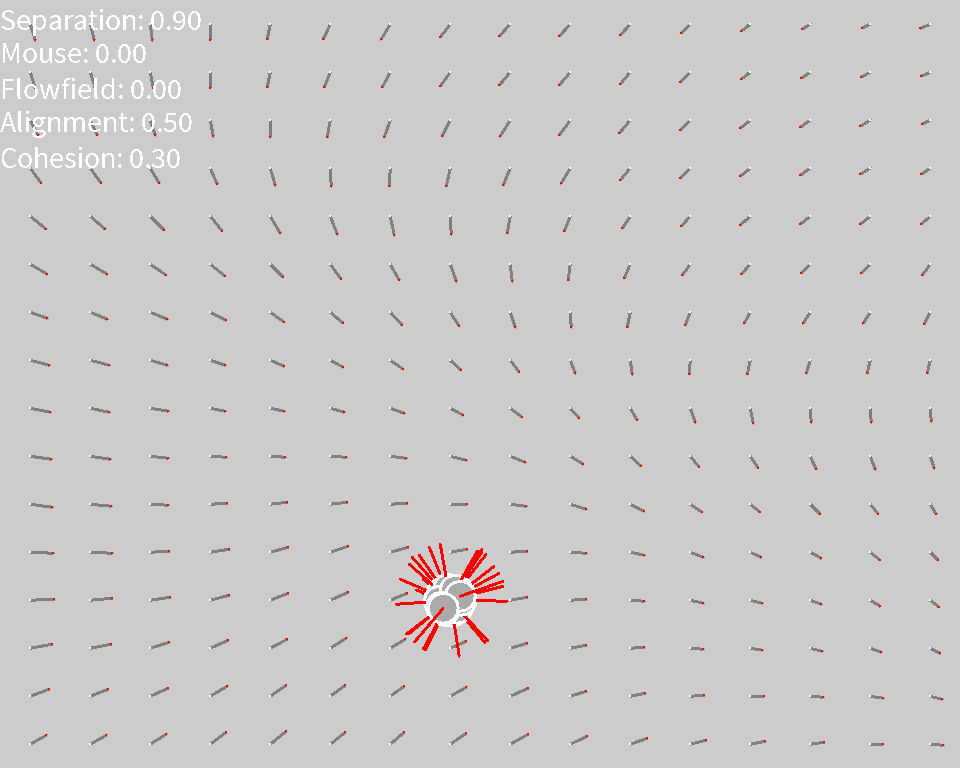
Frame 1 (no input)
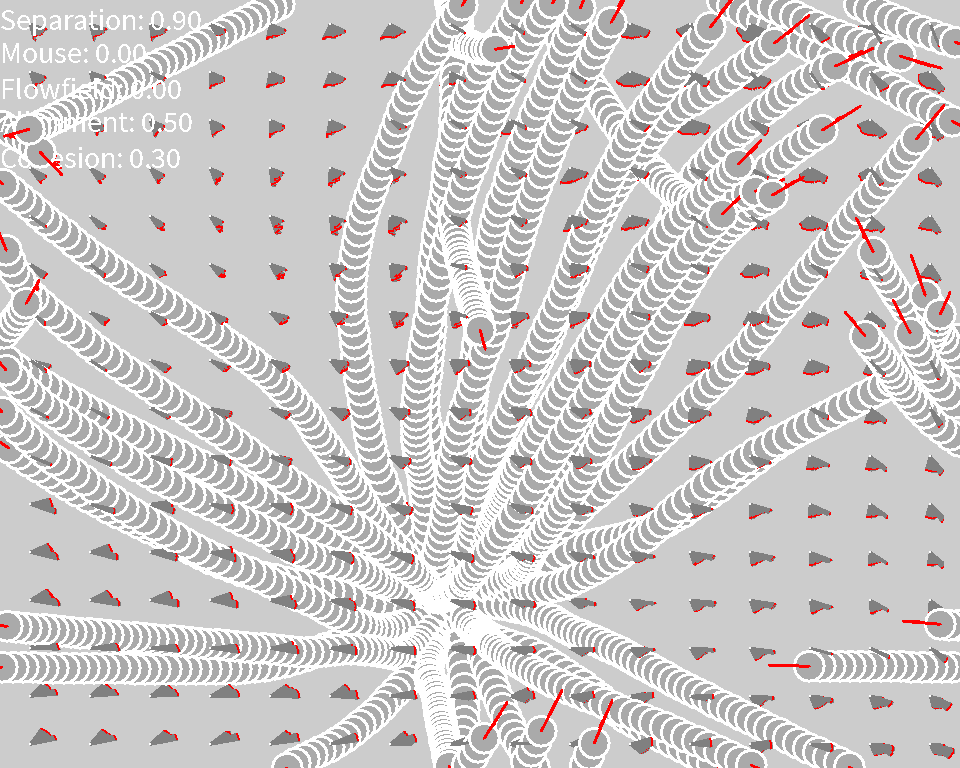
Frame 60 (the mouse pressed at the canvas centre just before this capture)
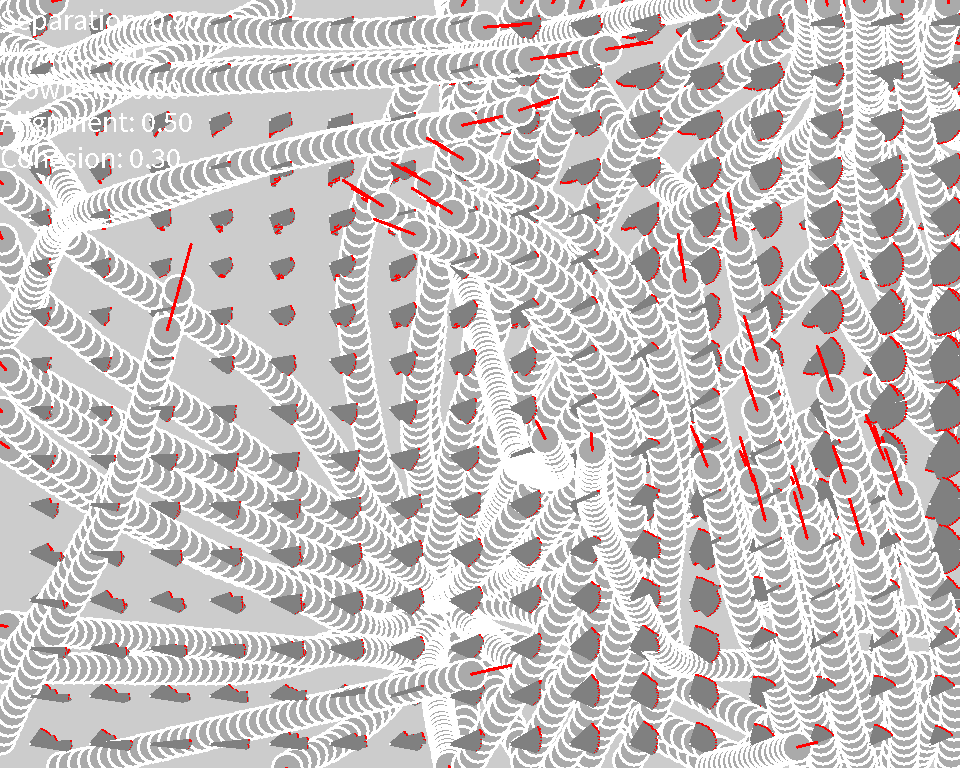
Frame 120 (the mouse held since frame 60 and released just before this capture)

The Processing sketch that drew these frames (run headless with seeded random() and noise(); from frame 60 on, the mouse is pressed at the canvas centre):

// Processing sketch: lifeforms
// ── lifeforms.pde
static final int w = 320;
static final int h = 256;
static final int scale = 3;

static final int org_count = 30;

PGraphics screen;

ArrayList<Organism> organisms;
Flowfield ff;
float weights[] = {0.9, 0, 0, 0.5, 0.3};

boolean heatmap = false;
boolean wallBounce = false;

class Flowfield {
  PVector[][] vectors;
  int w;
  int h;
  int resolutionX;
  int resolutionY;
  
  Flowfield(int resX, int resY) {
    resolutionX = resX;
    resolutionY = resY;
    w = round(float(screen.width)/float(resolutionX));
    h = round(float(screen.height)/float(resolutionY));
    vectors = new PVector[w][h];
    for (int i = 0; i < w; i++) {
      for (int j = 0; j < h; j++) {
        float sample = noise(map(i, 0, w-1, 0, 1), map(j, 0, h-1, 0, 1), float(frameCount)/100.0);
        float theta = map(sample, 0, 1, -TWO_PI, TWO_PI);
        vectors[i][j] = new PVector(cos(theta), sin(theta));
        float sample2 = noise(map(i, 0, w-1, 3, 6), map(j, 0, h-1, 3, 6), float(frameCount)/100.0);
        vectors[i][j].limit(sample2);
      }
    }
  }
  
  PVector get(int x, int y) {
    return vectors[constrain(y, 0, h - 1)][constrain(x, 0, w - 1)];
  }
  
  void draw() {
    PVector reference = new PVector(1, 0);
    for (int y = 0; y < h; y++) {
      for (int x = 0; x < w; x++) {
        if (heatmap) {
          float sx = x * resolutionX;
          float sy = y * resolutionY;
          screen.colorMode(HSB, TWO_PI, 1.0, 1.0);
          float h = PVector.angleBetween(reference, vectors[y][x]);
          screen.stroke(h, 0.5, 0.5);
          screen.fill(h, 0.5, 0.5);
          screen.rect(sx, sy, resolutionX, resolutionY);
          screen.colorMode(RGB);
        } else {
          PVector v = vectors[y][x];
          float sx = x * resolutionX + resolutionX/2;
          float sy = y * resolutionY + resolutionY/2;
          float dx = v.x * resolutionX;
          float dy = v.y * resolutionY;
  
          screen.stroke(128); screen.line(sx, sy, sx+dx, sy+dy);
          screen.stroke(255); screen.point(sx, sy);
          screen.stroke(255, 0, 0); screen.point(sx+dx, sy+dy);
        }
      }
    }
  }
}

final float MIN_Q12 = -8.0;
final float MAX_Q12 = 7.999755859375;

final float maxspeed = MAX_Q12/2;
final float maxforce = 0.5/2;
final float orgSize = 10;

class Organism {
  PVector pos;
  PVector vel;
  PVector accel;
  
  Organism(float x, float y) {
    pos = new PVector(x, y);
    vel = new PVector(random(MIN_Q12, MAX_Q12), random(MIN_Q12, MAX_Q12));
    
    accel = new PVector(random(-0.1, 0.1), random(-0.1, 0.1));
    
    vel.limit(maxspeed);
  }
  
  void update() {
    vel.add(accel);
    vel.limit(maxspeed);
    pos.add(vel);
    accel.mult(0);
    
    if (wallBounce) {
      PVector desiredVel = new PVector(vel.x, vel.y);
      if (pos.x < 0)
        desiredVel.x = maxspeed;
      else if (pos.x > w)
        desiredVel.x = -maxspeed;
      if (pos.y < 0)
        desiredVel.y = maxspeed;
      else if (pos.y > h)
        desiredVel.y = -maxspeed;
      
      applyDesiredVel(desiredVel);
    } else {
      if (pos.x < 0)
        pos.x += w;
      if (pos.y < 0)
        pos.y += h;
      pos.x = pos.x % w;
      pos.y = pos.y % h;
    }
  }

  void draw() {
    screen.stroke(#FFFFFF);
    screen.fill(#AAAAAA);
    screen.circle(pos.x, pos.y, orgSize);
    
    PVector vel_graph = PVector.mult(vel, 4);
    screen.stroke(#FF0000);
    screen.line(pos.x, pos.y, pos.x + vel_graph.x, pos.y + vel_graph.y);
    screen.fill(#0000FF);
  }
  
  void applyForce(PVector force) {
    accel.add(force);
  }
  
  void applyDesiredVel(PVector desired) {
    PVector steer = PVector.sub(desired, vel);
    steer.limit(maxforce);
    applyForce(steer);
  }
  
  PVector steerForce(PVector desiredVel) {
    PVector steer = PVector.sub(desiredVel, vel);
    steer.limit(maxforce);
    return steer;
  }
  
  PVector steerForce(PVector desiredVel, float max) {
    PVector steer = PVector.sub(desiredVel, vel);
    steer.limit(max);
    return steer;
  }
  
  PVector seek(PVector target) {
    PVector desired = PVector.sub(target, pos);
    desired.normalize();
    desired.mult(maxspeed);
    return steerForce(desired);
  }
  
  PVector arrive(PVector target) {
    PVector desired = PVector.sub(target, pos);
    float dist = desired.mag();
    float speed = maxspeed;
    if (dist < 100) {
      speed = map(dist, 0, 100, 0, maxspeed);
    }
    desired.normalize();
    desired.mult(speed);
    return steerForce(desired);
  }
  
  PVector separate(ArrayList<Organism> orgs) {
    float desiredSep = orgSize * 1.5;
    PVector avg = new PVector();
    int cnt = 0;
    
    for (Organism other : orgs) {
      float d = PVector.dist(pos, other.pos);
      if (d > 0 && d < desiredSep) {
        PVector away = PVector.sub(pos, other.pos);
        away.normalize();
        away.div(d);
        avg.add(away);
        cnt++;
      }
    }
    
    if (cnt > 0) {
      avg.div(cnt);
      avg.normalize();
      avg.mult(maxspeed);
      avg = steerForce(avg);
    }
    return avg;
  }
  
  PVector align(ArrayList<Organism> orgs) {
    float neighborDist = 32;
    PVector avg = new PVector();
    int cnt = 0;
    
    for (Organism other : orgs) {
      float d = PVector.dist(pos, other.pos);
      if (d > 0 && d < neighborDist) {
        avg.add(other.vel);
        cnt++;
      }
    }
    
    if (cnt > 0) {
      avg.div(cnt);
      avg.normalize();
      avg.mult(maxspeed);
      avg = steerForce(avg);
    }
    return avg;
  }
  
  PVector cohese(ArrayList<Organism> orgs) {
    float neighborDist = 32;
    PVector avg = new PVector();
    int cnt = 0;
    
    for (Organism other : orgs) {
      float d = PVector.dist(pos, other.pos);
      if (d > 0 && d < neighborDist) {
        avg.add(other.pos);
        cnt++;
      }
    }
    
    if (cnt > 0) {
      avg.div(cnt);
      avg = seek(avg);
    }
    return avg;
  }
  
  void applyBehaviors(ArrayList<Organism> others) {
    PVector sep = separate(others);
    PVector mouse = seek(new PVector(mouseX/scale, mouseY/scale));
    
    int x = int(pos.x / ff.w);
    int y = int(pos.y / ff.h);
    PVector ffForce = steerForce(PVector.mult(ff.get(x, y), 20), maxforce);
    
    PVector alignment = align(others);
    PVector cohesion = cohese(others);
    
    sep.mult(weights[0]);
    mouse.mult(weights[1]);
    ffForce.mult(weights[2]);
    alignment.mult(weights[3]);
    cohesion.mult(weights[4]);
    
    applyForce(sep);
    applyForce(alignment);
    applyForce(cohesion);
    applyForce(mouse);
    applyForce(ffForce);
  }
  
}

void setup() {
  size(960, 768); //<>//
  noSmooth();
  screen = createGraphics(scale*w, scale*h);

  organisms = new ArrayList<Organism>();
  for (int i = 0; i < org_count; i++)
    organisms.add(new Organism(150, 200));
}

void draw() {
  clear();
  screen.beginDraw();
  screen.clear();
  screen.scale(scale);

  ff = new Flowfield(20, 16);
  ff.draw();
  
  screen.fill(#ffffff);
  screen.textSize(10);
  screen.text(String.format("Separation: %.2f\nMouse: %.2f\nFlowfield: %.2f\nAlignment: %.2f\nCohesion: %.2f",
              weights[0], weights[1], weights[2], weights[3], weights[4]), 0, 10);

  for (Organism org : organisms) {
    org.applyBehaviors(organisms);
    org.update();
    org.draw();
  }
  screen.endDraw();
  image(screen, 0, 0);
}

void keyPressed() {
  if (key == '1')
    weights[0] -= 0.05;
  if (key == '2')
    weights[0] += 0.05;
  if (key == '3')
    weights[1] -= 0.05;
  if (key == '4')
    weights[1] += 0.05;
  if (key == '5')
    weights[2] -= 0.05;
  if (key == '6')
    weights[2] += 0.05;
  if (key == '7')
    weights[3] -= 0.05;
  if (key == '8')
    weights[3] += 0.05;
  if (key == '9')
    weights[4] -= 0.05;
  if (key == '0')
    weights[4] += 0.05;
}
